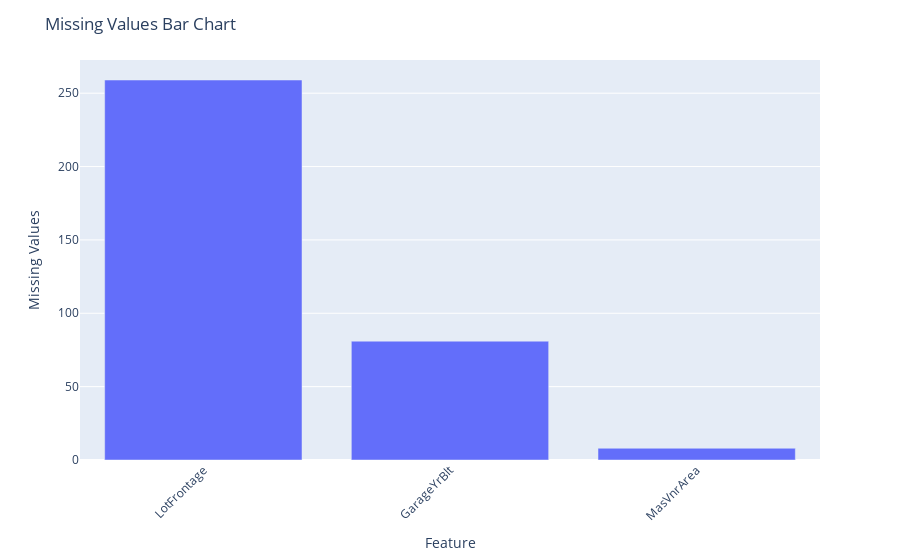

The notebook cell saved with this chart:
### Markdown cell above
## Numerical columns

### Code cell
plot_missing_values(non_object_df)

### Figure 1 — Plotly figure (JSON) as saved in the notebook; plotly's stock layout.template omitted (floating-point values rounded to 4 significant figures)
{"data": [{"alignmentgroup": "True", "hovertemplate": "Feature=%{x}<br>Missing Values=%{y}<extra></extra>", "legendgroup": "", "marker": {"color": "#636efa", "pattern": {"shape": ""}}, "name": "", "offsetgroup": "", "orientation": "v", "showlegend": false, "textposition": "auto", "type": "bar", "x": ["LotFrontage", "GarageYrBlt", "MasVnrArea"], "xaxis": "x", "y": [259, 81, 8], "yaxis": "y"}], "layout": {"barmode": "relative", "legend": {"tracegroupgap": 0}, "margin": {"t": 60}, "title": {"text": "Missing Values Bar Chart"}, "xaxis": {"anchor": "y", "domain": [0, 1], "tickangle": -45, "title": {"text": "Feature"}}, "yaxis": {"anchor": "x", "domain": [0, 1], "title": {"text": "Missing Values"}}}}
